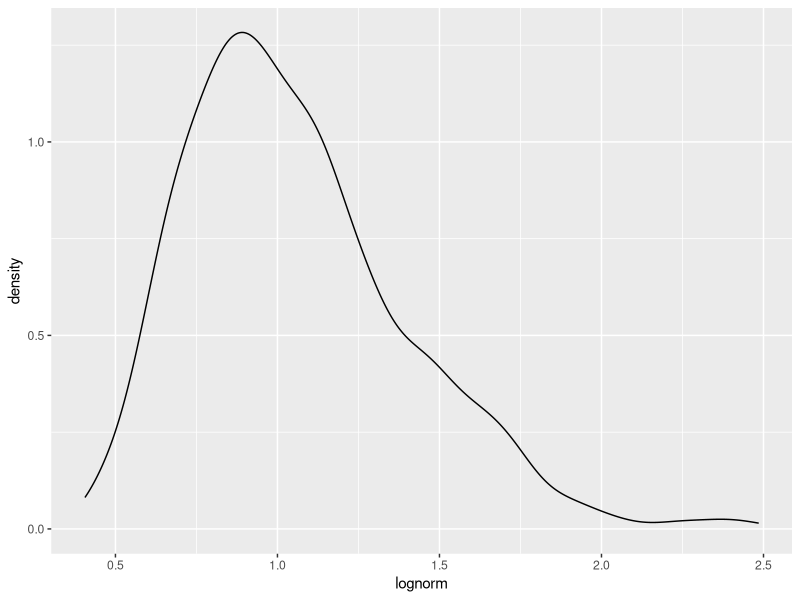
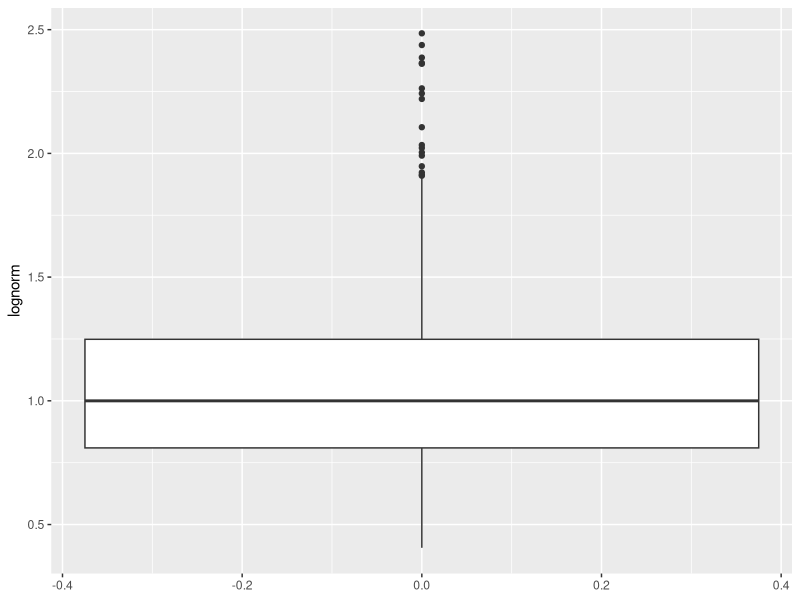
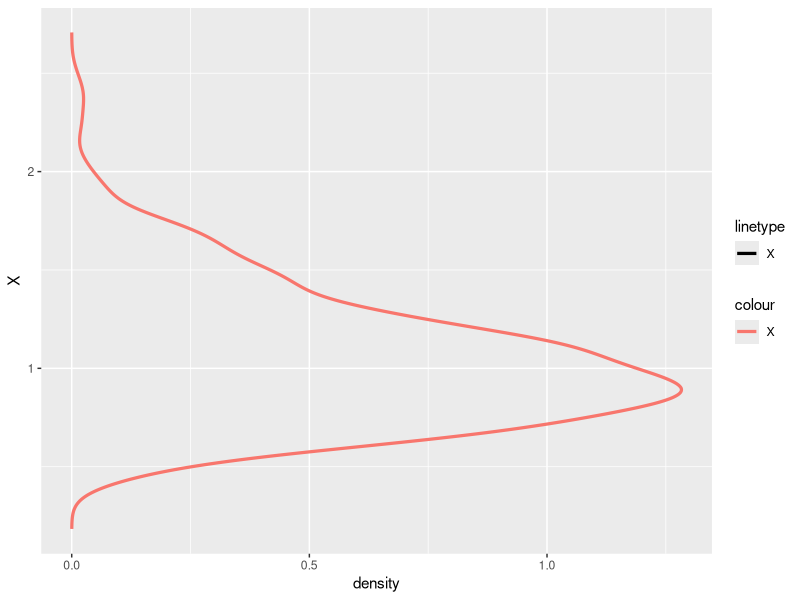
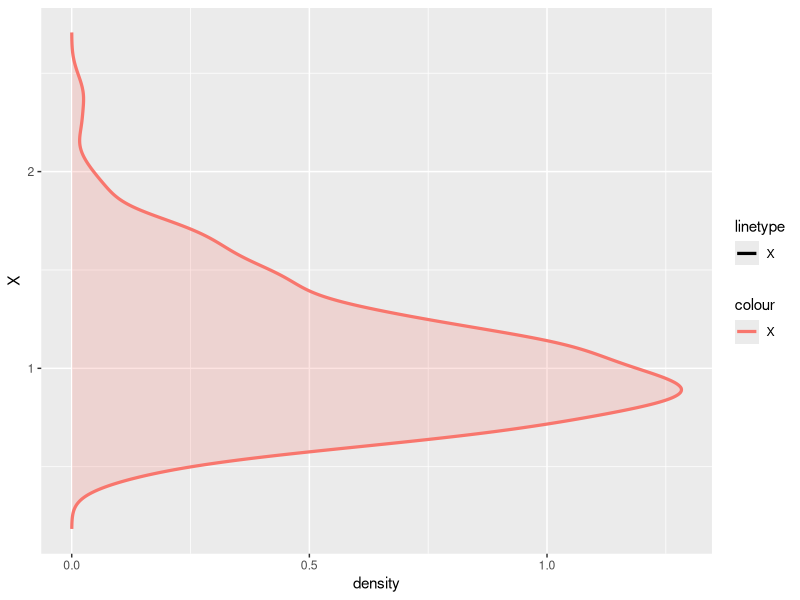
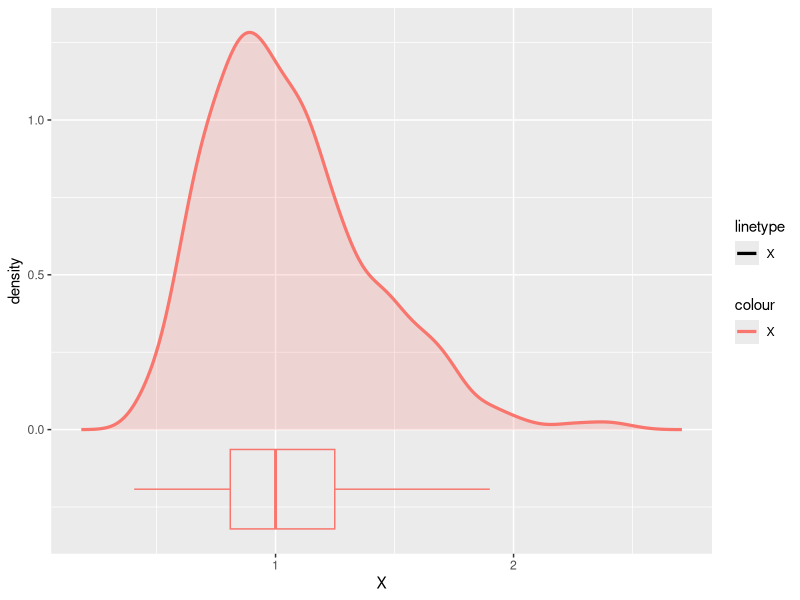
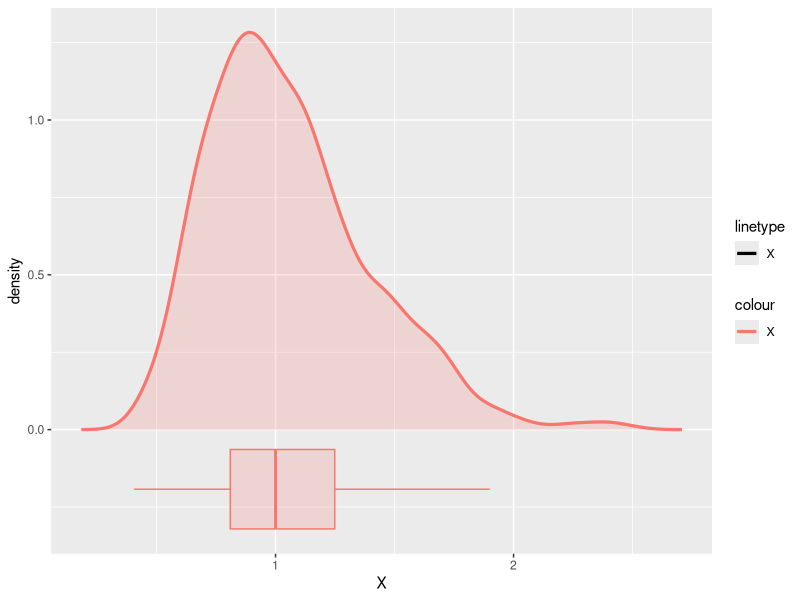
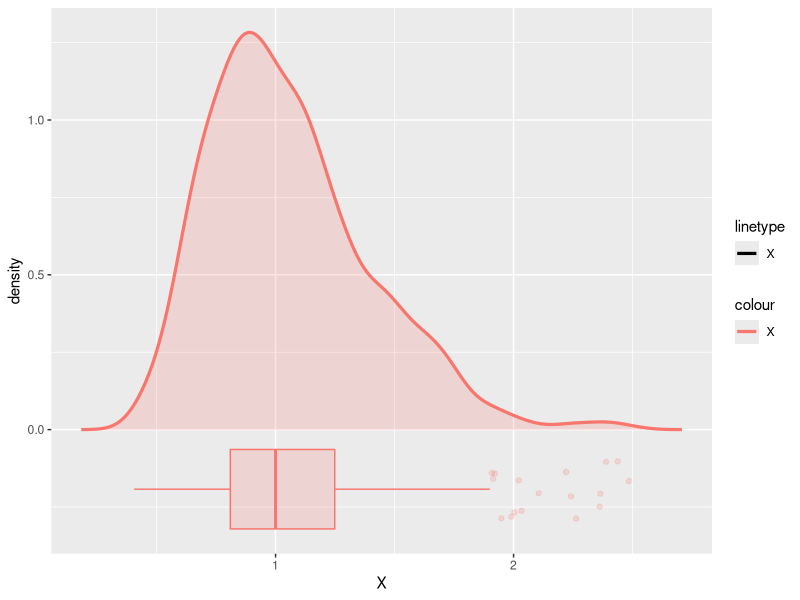
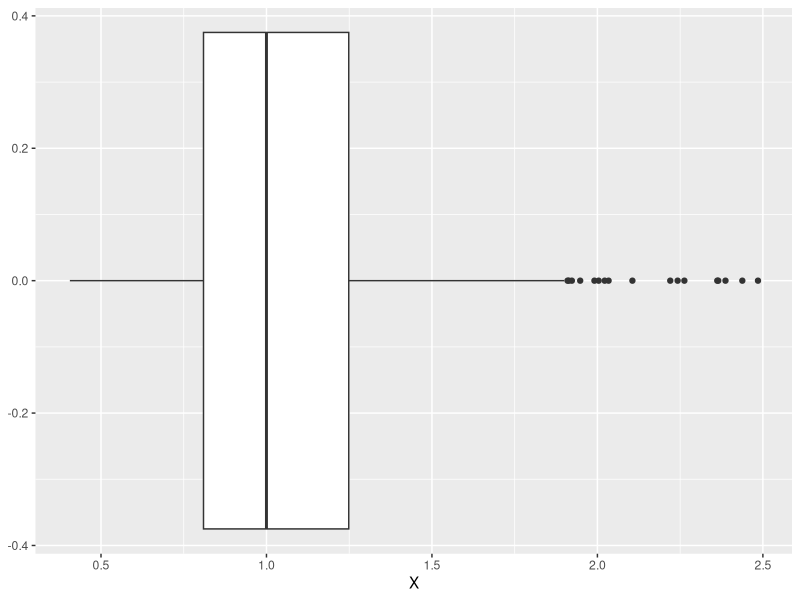

R code for these plots, in order:
## ---- chunk 1
knitr::opts_chunk$set(echo = TRUE, collapse = TRUE, fig.path = "assets/img/")
## ---- chunk 2
library(ggplot2)
## ---- chunk 3
lognorm <- 1.36^rnorm(1000)
## ---- chunk 4
ggplot() + geom_density(aes(x = lognorm))
ggplot() + geom_boxplot(aes(y = lognorm))
## ---- chunk 5
X <- na.omit(lognorm)

dens <- density(X)
ddf <- data.frame(
  X = dens$x,
  density = dens$y
)
## ---- chunk 6
d <- geom_path(
  data = ddf,
  aes(x = density, y = X, color = "X", linetype = "X"),
  size = 1.1
)

ggplot() + d
## ---- chunk 7
df <- geom_polygon(
  data = ddf,
  aes(x = density, y = X),
  fill = "#F8766D",
  color = NA,
  alpha = 0.2
)

ggplot() + df + d
## ---- chunk 8
fence_coef <- 1.5

b <- stat_boxplot(
  data = NULL,
  aes(y = X),
  coef = fence_coef,
  fill = NA,
  color = "#F8766D",
  outlier.shape = NA,
  width = .2 * max(ddf$density),
  position = position_nudge(x = -0.15 * max(ddf$density))
)

ggplot() + df + d + b + coord_flip()
## ---- chunk 9
bf <- annotate(
  geom = "rect",
  xmin = -.05 * max(ddf$density),
  xmax = -.25 * max(ddf$density),
  ymin = quantile(X, 0.25),
  ymax = quantile(X, 0.75),
  color = NA,
  fill = "#F8766D",
  alpha = 0.2,
)

ggplot() + df + d + bf + b + coord_flip()
## ---- chunk 10
iqr <- IQR(X)
outliers <- X[X < (quantile(X, 0.25) - fence_coef * iqr) |
              X > (quantile(X, 0.75) + fence_coef * iqr)]
## ---- chunk 11
o <-  geom_point(
  aes(y = outliers, x = -0.15 * max(ddf$density)),
  color = "#F8766D",
  alpha = 0.2,
  position = position_jitter(width = .075 * max(ddf$density))
)

ggplot() + df + d + bf + b + {if (length(outliers) > 0) o} + coord_flip()
## ---- chunk 12
ggplot() + geom_boxplot(aes(y = X)) + coord_flip()
## ---- chunk 13
# scales, combined by blank name argument.
sc <- scale_color_manual(name = "", values = "#F8766D")
sl <- scale_linetype_manual(name = "", values = "solid")

# theme elements
t <- theme_minimal() +
  theme(
    axis.title = element_blank(),
    axis.text.y = element_blank(),
    panel.grid.major.y = element_blank(),
    panel.grid.minor.y = element_blank(),
    panel.grid.minor.x = element_blank(),
    legend.position = "bottom"
  )

ggplot() + df + d + bf + b + {if (length(outliers) > 0) o} + 
  sc + sl + t + coord_flip()
## ---- chunk 14
norm_x <- seq(-3.1, 3.1, length.out = 512) * sd(X) + mean(X)
norm_y <- dnorm(norm_x, mean(X), sd(X))
ndf <- data.frame(
  x = norm_x,
  density = norm_y
)
## ---- chunk 15
n <- geom_path(
  data = ndf,
  aes(x = density, y = x,
      color = "Comparison Normal Distribution",
      linetype = "Comparison Normal Distribution"),
  size = 1.1
)

sc <- scale_color_manual(
  name = "",
  values = c("X" = "#F8766D",
             "Comparison Normal Distribution" = "#00BA38")

)

sl <- scale_linetype_manual(
  name = "",
  values = c("X" = "solid",
             "Comparison Normal Distribution" = "twodash")

)

ggplot() + df + d + bf + b + {if (length(outliers) > 0) o} + 
  n + sc + sl + t + coord_flip()
## ---- chunk 16
# log transform X
logX <- log(X)

# density data frame
dens <- density(logX)
ddf <- data.frame(
  logX = dens$x,
  density = dens$y
)

# density line plot
d <- geom_path(
  data = ddf,
  aes(x = density, y = logX, color = "log(X)", linetype = "log(X)"),
  size = 1.1
)

# density fill
df <- geom_polygon(
  data = ddf,
  aes(x = density, y = logX),
  fill = "#F8766D",
  color = NA,
  alpha = 0.2
)

# define fence coefficient, using the standard 1.5
fence_coef <- 1.5

# box plot
b <- stat_boxplot(
  data = NULL,
  aes(y = logX),
  coef = fence_coef,
  fill = NA,
  color = "#F8766D",
  outlier.shape = NA,
  width = .2 * max(ddf$density),
  position = position_nudge(x = -0.15 * max(ddf$density))
)

# box plot fill
bf <- annotate(
  geom = "rect",
  xmin = -.05 * max(ddf$density),
  xmax = -.25 * max(ddf$density),
  ymin = quantile(logX, 0.25),
  ymax = quantile(logX, 0.75),
  color = NA,
  fill = "#F8766D",
  alpha = 0.2,
)

# define outliers
iqr <- IQR(logX)
outliers <- logX[logX < (quantile(logX, 0.25) - fence_coef * iqr) |
                 logX > (quantile(logX, 0.75) + fence_coef * iqr)]

# outliers plot
o <-  geom_point(
  aes(y = outliers, x = -0.15 * max(ddf$density)),
  color = "#F8766D",
  alpha = 0.2,
  position = position_jitter(width = .075 * max(ddf$density))
)

# comparison normal distribution
norm_x <- seq(-3.1, 3.1, length.out = 512) * sd(logX) + mean(logX)
norm_y <- dnorm(norm_x, mean(logX), sd(logX))
ndf <- data.frame(
  logX = norm_x,
  density = norm_y
)

# comparison normal density plot
n <- geom_path(
  data = ndf,
  aes(x = density, y = logX,
      color = "Comparison Normal Distribution",
      linetype = "Comparison Normal Distribution"),
  size = 1.1
)


# color scale
sc <- scale_color_manual(
  name = "",
  values = c("log(X)" = "#F8766D",
             "Comparison Normal Distribution" = "#00BA38")

)

# linetype scale
sl <- scale_linetype_manual(
  name = "",
  values = c("log(X)" = "solid",
             "Comparison Normal Distribution" = "twodash")

)

# theme
t <- theme_minimal() +
  theme(
    axis.title = element_blank(),
    axis.text.y = element_blank(),
    panel.grid.major.y = element_blank(),
    panel.grid.minor.y = element_blank(),
    panel.grid.minor.x = element_blank(),
    legend.position = "bottom"
  )

# PLOT!
ggplot() + df + d + bf + b + {if (length(outliers) > 0) o} + 
  n + sc + sl + t + coord_flip()


